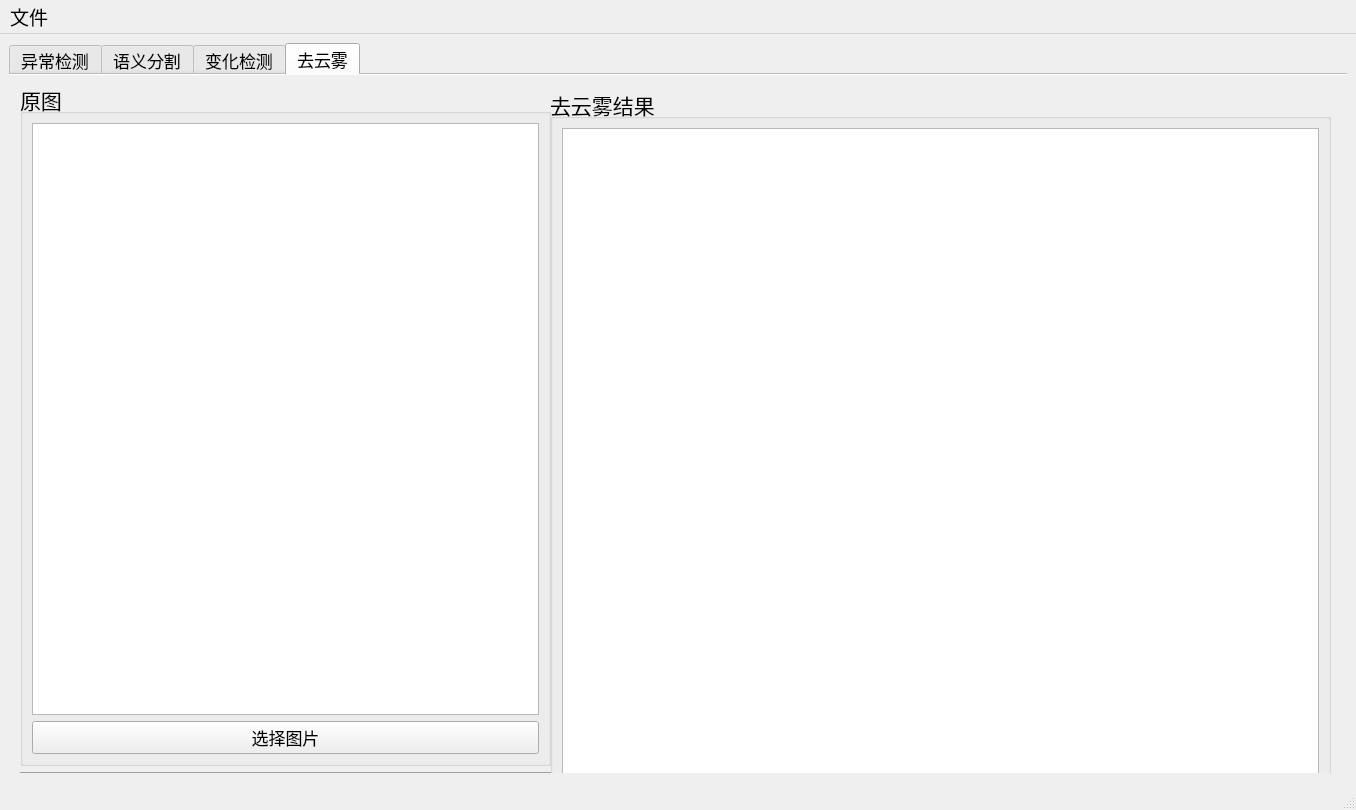
<?xml version="1.0" encoding="UTF-8"?>
<ui version="4.0">
 <class>MainWindow</class>
 <widget class="QMainWindow" name="MainWindow">
  <property name="geometry">
   <rect>
    <x>0</x>
    <y>0</y>
    <width>1356</width>
    <height>810</height>
   </rect>
  </property>
  <property name="font">
   <font>
    <pointsize>14</pointsize>
   </font>
  </property>
  <property name="windowTitle">
   <string>高分遥感图像处理系统</string>
  </property>
  <property name="documentMode">
   <bool>false</bool>
  </property>
  <widget class="QWidget" name="centralwidget">
   <property name="font">
    <font>
     <pointsize>13</pointsize>
    </font>
   </property>
   <layout class="QHBoxLayout" name="horizontalLayout_10">
    <item>
     <widget class="QTabWidget" name="tabWidget">
      <property name="sizePolicy">
       <sizepolicy hsizetype="Expanding" vsizetype="Expanding">
        <horstretch>0</horstretch>
        <verstretch>0</verstretch>
       </sizepolicy>
      </property>
      <property name="font">
       <font>
        <pointsize>13</pointsize>
        <weight>50</weight>
        <bold>false</bold>
        <kerning>true</kerning>
       </font>
      </property>
      <property name="tabPosition">
       <enum>QTabWidget::North</enum>
      </property>
      <property name="tabShape">
       <enum>QTabWidget::Rounded</enum>
      </property>
      <property name="currentIndex">
       <number>3</number>
      </property>
      <property name="usesScrollButtons">
       <bool>false</bool>
      </property>
      <property name="documentMode">
       <bool>true</bool>
      </property>
      <property name="tabsClosable">
       <bool>false</bool>
      </property>
      <property name="tabBarAutoHide">
       <bool>false</bool>
      </property>
      <widget class="QWidget" name="anomalyDetectionTab">
       <attribute name="title">
        <string>异常检测</string>
       </attribute>
       <layout class="QHBoxLayout" name="horizontalLayout_7" stretch="4,6">
        <item>
         <layout class="QVBoxLayout" name="verticalLayout" stretch="1,0,0">
          <item>
           <widget class="QGroupBox" name="groupBox_6">
            <property name="font">
             <font>
              <pointsize>16</pointsize>
             </font>
            </property>
            <property name="title">
             <string>原图</string>
            </property>
            <layout class="QVBoxLayout" name="verticalLayout_8">
             <item>
              <widget class="QGraphicsView" name="ADOriginImageContainer"/>
             </item>
             <item>
              <widget class="QPushButton" name="ADChoseImageBtn">
               <property name="font">
                <font>
                 <pointsize>13</pointsize>
                </font>
               </property>
               <property name="text">
                <string>选择图片</string>
               </property>
              </widget>
             </item>
            </layout>
           </widget>
          </item>
          <item>
           <widget class="Line" name="line_2">
            <property name="orientation">
             <enum>Qt::Horizontal</enum>
            </property>
           </widget>
          </item>
          <item>
           <layout class="QHBoxLayout" name="horizontalLayout_6">
            <item>
             <widget class="QPushButton" name="ADBtn">
              <property name="text">
               <string>异常检测</string>
              </property>
             </widget>
            </item>
            <item>
             <widget class="QPushButton" name="ADResetBtn">
              <property name="text">
               <string>重置</string>
              </property>
             </widget>
            </item>
           </layout>
          </item>
         </layout>
        </item>
        <item>
         <layout class="QVBoxLayout" name="verticalLayout_12">
          <item>
           <widget class="QGroupBox" name="groupBox_7">
            <property name="font">
             <font>
              <pointsize>16</pointsize>
             </font>
            </property>
            <property name="title">
             <string>异常检测结果</string>
            </property>
            <layout class="QVBoxLayout" name="verticalLayout_13">
             <item>
              <widget class="QGraphicsView" name="ADResultContainer"/>
             </item>
            </layout>
           </widget>
          </item>
         </layout>
        </item>
       </layout>
      </widget>
      <widget class="QWidget" name="segmentationTab">
       <attribute name="title">
        <string>语义分割</string>
       </attribute>
       <layout class="QHBoxLayout" name="horizontalLayout_8" stretch="4,6">
        <item>
         <layout class="QVBoxLayout" name="verticalLayout_3" stretch="1,0,0">
          <item>
           <widget class="QGroupBox" name="groupBox_4">
            <property name="font">
             <font>
              <pointsize>16</pointsize>
             </font>
            </property>
            <property name="title">
             <string>原图</string>
            </property>
            <layout class="QVBoxLayout" name="verticalLayout_7">
             <item>
              <widget class="QGraphicsView" name="SSOriginImageContainer"/>
             </item>
             <item>
              <widget class="QPushButton" name="SSChoseImageBtn">
               <property name="font">
                <font>
                 <pointsize>13</pointsize>
                </font>
               </property>
               <property name="text">
                <string>选择图片</string>
               </property>
              </widget>
             </item>
            </layout>
           </widget>
          </item>
          <item>
           <widget class="Line" name="line_3">
            <property name="orientation">
             <enum>Qt::Horizontal</enum>
            </property>
           </widget>
          </item>
          <item>
           <layout class="QHBoxLayout" name="horizontalLayout_5">
            <item>
             <widget class="QPushButton" name="SSBtn">
              <property name="text">
               <string>语义分割</string>
              </property>
             </widget>
            </item>
            <item>
             <widget class="QPushButton" name="SSResetBtn">
              <property name="text">
               <string>重置</string>
              </property>
             </widget>
            </item>
           </layout>
          </item>
         </layout>
        </item>
        <item>
         <layout class="QVBoxLayout" name="verticalLayout_14">
          <item>
           <widget class="QGroupBox" name="groupBox_5">
            <property name="font">
             <font>
              <pointsize>16</pointsize>
             </font>
            </property>
            <property name="title">
             <string>语义分割结果</string>
            </property>
            <layout class="QVBoxLayout" name="verticalLayout_10">
             <item>
              <widget class="QGraphicsView" name="SSResultContainer"/>
             </item>
            </layout>
           </widget>
          </item>
         </layout>
        </item>
       </layout>
      </widget>
      <widget class="QWidget" name="changeDetectionTab">
       <property name="font">
        <font>
         <pointsize>16</pointsize>
        </font>
       </property>
       <attribute name="title">
        <string>变化检测</string>
       </attribute>
       <layout class="QHBoxLayout" name="horizontalLayout_4" stretch="4,6">
        <item>
         <layout class="QVBoxLayout" name="verticalLayout_4" stretch="1,1,0,0">
          <item>
           <widget class="QGroupBox" name="groupBox">
            <property name="font">
             <font>
              <pointsize>16</pointsize>
             </font>
            </property>
            <property name="title">
             <string>原图1</string>
            </property>
            <layout class="QVBoxLayout" name="verticalLayout_6">
             <item>
              <widget class="QGraphicsView" name="CDOriginImageContainer1"/>
             </item>
             <item>
              <widget class="QPushButton" name="CDChoseImageBtn1">
               <property name="text">
                <string>选择图片</string>
               </property>
              </widget>
             </item>
            </layout>
           </widget>
          </item>
          <item>
           <widget class="QGroupBox" name="groupBox_2">
            <property name="font">
             <font>
              <pointsize>16</pointsize>
             </font>
            </property>
            <property name="title">
             <string>原图2</string>
            </property>
            <layout class="QVBoxLayout" name="verticalLayout_16">
             <item>
              <widget class="QGraphicsView" name="CDOriginImageContainer2"/>
             </item>
             <item>
              <widget class="QPushButton" name="CDChoseImageBtn2">
               <property name="text">
                <string>选择图片</string>
               </property>
              </widget>
             </item>
            </layout>
           </widget>
          </item>
          <item>
           <widget class="Line" name="line">
            <property name="orientation">
             <enum>Qt::Horizontal</enum>
            </property>
           </widget>
          </item>
          <item>
           <layout class="QHBoxLayout" name="horizontalLayout_3">
            <item>
             <widget class="QPushButton" name="CDBtn">
              <property name="text">
               <string>变化检测</string>
              </property>
             </widget>
            </item>
            <item>
             <widget class="QPushButton" name="CDResetBtn">
              <property name="text">
               <string>重置</string>
              </property>
             </widget>
            </item>
           </layout>
          </item>
         </layout>
        </item>
        <item>
         <layout class="QVBoxLayout" name="verticalLayout_5">
          <item>
           <widget class="QGroupBox" name="groupBox_3">
            <property name="font">
             <font>
              <pointsize>16</pointsize>
             </font>
            </property>
            <property name="title">
             <string>变化检测结果</string>
            </property>
            <layout class="QVBoxLayout" name="verticalLayout_15">
             <item>
              <widget class="QGraphicsView" name="CDResultContainer">
               <property name="font">
                <font>
                 <pointsize>16</pointsize>
                </font>
               </property>
              </widget>
             </item>
            </layout>
           </widget>
          </item>
         </layout>
        </item>
       </layout>
      </widget>
      <widget class="QWidget" name="removalTab">
       <attribute name="title">
        <string>去云雾</string>
       </attribute>
       <widget class="QWidget" name="layoutWidget">
        <property name="geometry">
         <rect>
          <x>11</x>
          <y>8</y>
          <width>531</width>
          <height>731</height>
         </rect>
        </property>
        <layout class="QVBoxLayout" name="verticalLayout_2" stretch="1,0,0">
         <item>
          <widget class="QGroupBox" name="groupBox_8">
           <property name="font">
            <font>
             <pointsize>16</pointsize>
            </font>
           </property>
           <property name="title">
            <string>原图</string>
           </property>
           <layout class="QVBoxLayout" name="verticalLayout_9">
            <item>
             <widget class="QGraphicsView" name="removalOriginImageContainer"/>
            </item>
            <item>
             <widget class="QPushButton" name="removalChoseImageBtn">
              <property name="font">
               <font>
                <pointsize>13</pointsize>
               </font>
              </property>
              <property name="text">
               <string>选择图片</string>
              </property>
             </widget>
            </item>
           </layout>
          </widget>
         </item>
         <item>
          <widget class="Line" name="line_4">
           <property name="orientation">
            <enum>Qt::Horizontal</enum>
           </property>
          </widget>
         </item>
         <item>
          <layout class="QHBoxLayout" name="horizontalLayout_9">
           <item>
            <widget class="QPushButton" name="removalBtn">
             <property name="text">
              <string>去云雾</string>
             </property>
            </widget>
           </item>
           <item>
            <widget class="QPushButton" name="removalResetBtn">
             <property name="text">
              <string>重置</string>
             </property>
            </widget>
           </item>
          </layout>
         </item>
        </layout>
       </widget>
       <widget class="QWidget" name="layoutWidget_2">
        <property name="geometry">
         <rect>
          <x>541</x>
          <y>13</y>
          <width>781</width>
          <height>731</height>
         </rect>
        </property>
        <layout class="QVBoxLayout" name="verticalLayout_17">
         <item>
          <widget class="QGroupBox" name="groupBox_9">
           <property name="font">
            <font>
             <pointsize>16</pointsize>
            </font>
           </property>
           <property name="title">
            <string>去云雾结果</string>
           </property>
           <layout class="QVBoxLayout" name="verticalLayout_18">
            <item>
             <widget class="QGraphicsView" name="removalResultContainer"/>
            </item>
           </layout>
          </widget>
         </item>
        </layout>
       </widget>
      </widget>
     </widget>
    </item>
   </layout>
  </widget>
  <widget class="QMenuBar" name="menubar">
   <property name="geometry">
    <rect>
     <x>0</x>
     <y>0</y>
     <width>1356</width>
     <height>18</height>
    </rect>
   </property>
   <widget class="QMenu" name="menu_file">
    <property name="title">
     <string>文件</string>
    </property>
    <addaction name="actionQuit"/>
   </widget>
   <addaction name="menu_file"/>
  </widget>
  <widget class="QStatusBar" name="statusbar"/>
  <action name="actionQuit">
   <property name="text">
    <string>退出</string>
   </property>
  </action>
 </widget>
 <resources/>
 <connections>
  <connection>
   <sender>actionQuit</sender>
   <signal>triggered()</signal>
   <receiver>MainWindow</receiver>
   <slot>close()</slot>
   <hints>
    <hint type="sourcelabel">
     <x>-1</x>
     <y>-1</y>
    </hint>
    <hint type="destinationlabel">
     <x>719</x>
     <y>404</y>
    </hint>
   </hints>
  </connection>
  <connection>
   <sender>CDBtn</sender>
   <signal>clicked()</signal>
   <receiver>MainWindow</receiver>
   <slot>changeDetection()</slot>
   <hints>
    <hint type="sourcelabel">
     <x>144</x>
     <y>737</y>
    </hint>
    <hint type="destinationlabel">
     <x>443</x>
     <y>-8</y>
    </hint>
   </hints>
  </connection>
  <connection>
   <sender>CDChoseImageBtn2</sender>
   <signal>clicked()</signal>
   <receiver>MainWindow</receiver>
   <slot>loadImage()</slot>
   <hints>
    <hint type="sourcelabel">
     <x>336</x>
     <y>665</y>
    </hint>
    <hint type="destinationlabel">
     <x>676</x>
     <y>-3</y>
    </hint>
   </hints>
  </connection>
  <connection>
   <sender>CDResetBtn</sender>
   <signal>clicked()</signal>
   <receiver>MainWindow</receiver>
   <slot>resetCDContainer()</slot>
   <hints>
    <hint type="sourcelabel">
     <x>377</x>
     <y>739</y>
    </hint>
    <hint type="destinationlabel">
     <x>586</x>
     <y>-9</y>
    </hint>
   </hints>
  </connection>
  <connection>
   <sender>CDChoseImageBtn1</sender>
   <signal>clicked()</signal>
   <receiver>MainWindow</receiver>
   <slot>loadImage()</slot>
   <hints>
    <hint type="sourcelabel">
     <x>268</x>
     <y>353</y>
    </hint>
    <hint type="destinationlabel">
     <x>627</x>
     <y>-13</y>
    </hint>
   </hints>
  </connection>
  <connection>
   <sender>SSChoseImageBtn</sender>
   <signal>clicked()</signal>
   <receiver>MainWindow</receiver>
   <slot>loadImage()</slot>
   <hints>
    <hint type="sourcelabel">
     <x>326</x>
     <y>684</y>
    </hint>
    <hint type="destinationlabel">
     <x>206</x>
     <y>-3</y>
    </hint>
   </hints>
  </connection>
  <connection>
   <sender>ADChoseImageBtn</sender>
   <signal>clicked()</signal>
   <receiver>MainWindow</receiver>
   <slot>loadImage()</slot>
   <hints>
    <hint type="sourcelabel">
     <x>213</x>
     <y>354</y>
    </hint>
    <hint type="destinationlabel">
     <x>217</x>
     <y>-12</y>
    </hint>
   </hints>
  </connection>
  <connection>
   <sender>SSBtn</sender>
   <signal>clicked()</signal>
   <receiver>MainWindow</receiver>
   <slot>anomalyDetection()</slot>
   <hints>
    <hint type="sourcelabel">
     <x>163</x>
     <y>748</y>
    </hint>
    <hint type="destinationlabel">
     <x>253</x>
     <y>-23</y>
    </hint>
   </hints>
  </connection>
  <connection>
   <sender>SSResetBtn</sender>
   <signal>clicked()</signal>
   <receiver>MainWindow</receiver>
   <slot>resetADContainer()</slot>
   <hints>
    <hint type="sourcelabel">
     <x>456</x>
     <y>737</y>
    </hint>
    <hint type="destinationlabel">
     <x>420</x>
     <y>-23</y>
    </hint>
   </hints>
  </connection>
  <connection>
   <sender>ADBtn</sender>
   <signal>clicked()</signal>
   <receiver>MainWindow</receiver>
   <slot>imageFusion()</slot>
   <hints>
    <hint type="sourcelabel">
     <x>142</x>
     <y>743</y>
    </hint>
    <hint type="destinationlabel">
     <x>343</x>
     <y>-35</y>
    </hint>
   </hints>
  </connection>
  <connection>
   <sender>ADResetBtn</sender>
   <signal>clicked()</signal>
   <receiver>MainWindow</receiver>
   <slot>resetIFContainer()</slot>
   <hints>
    <hint type="sourcelabel">
     <x>438</x>
     <y>746</y>
    </hint>
    <hint type="destinationlabel">
     <x>429</x>
     <y>-151</y>
    </hint>
   </hints>
  </connection>
 </connections>
 <slots>
  <slot>changeDetection()</slot>
  <slot>loadImage()</slot>
  <slot>resetCDContainer()</slot>
  <slot>anomalyDetection()</slot>
  <slot>resetADContainer()</slot>
  <slot>resetIFContainer()</slot>
  <slot>imageFusion()</slot>
 </slots>
</ui>
